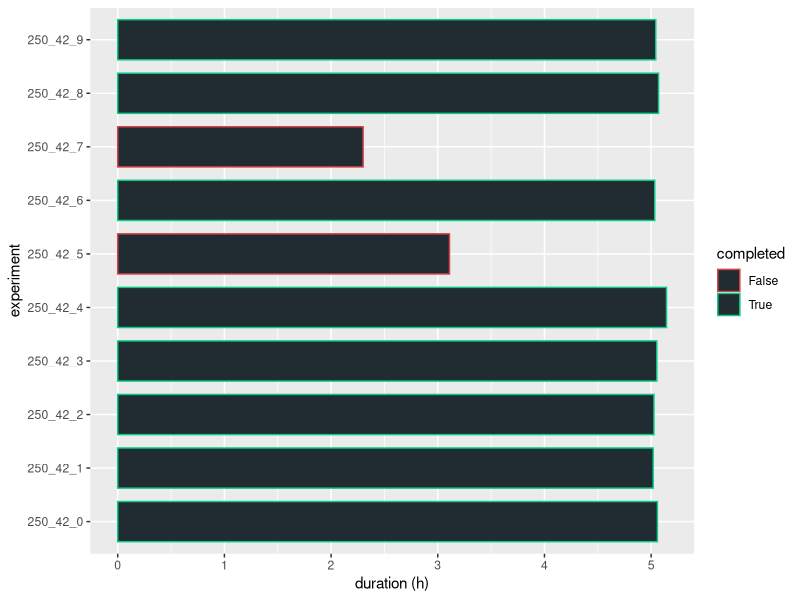
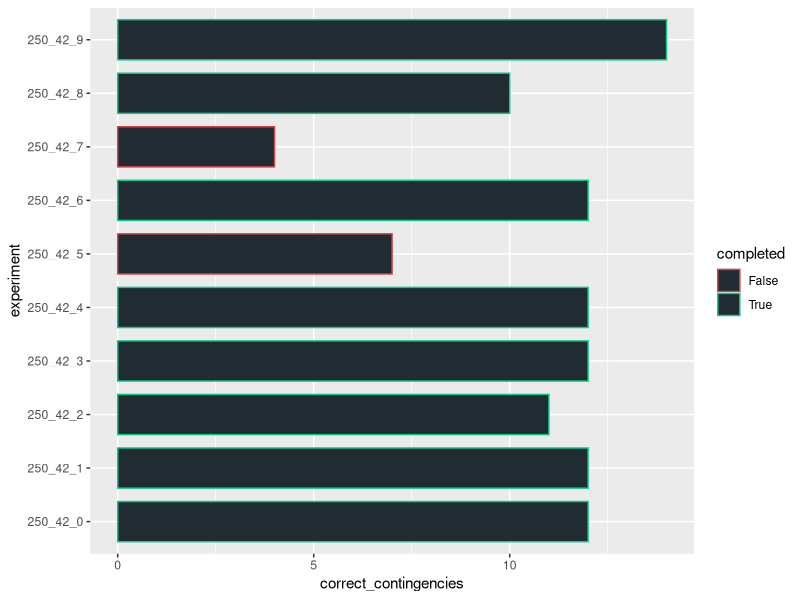
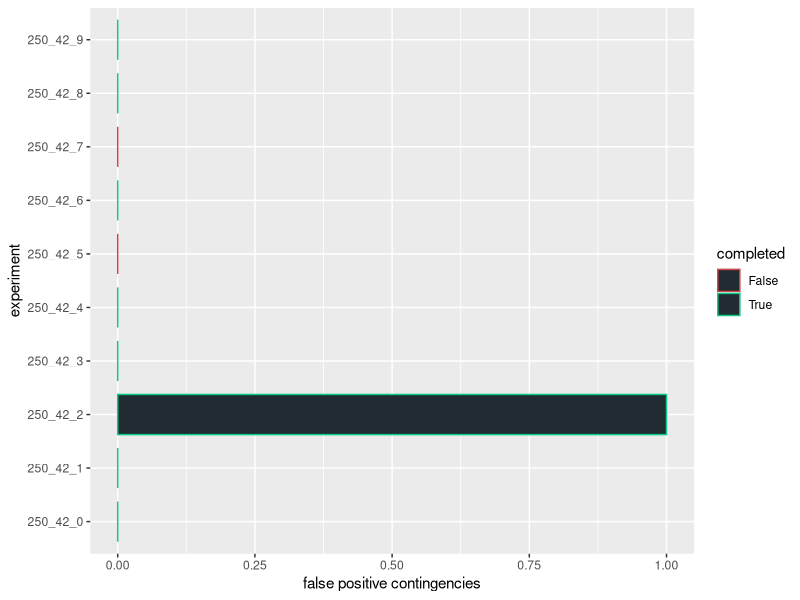
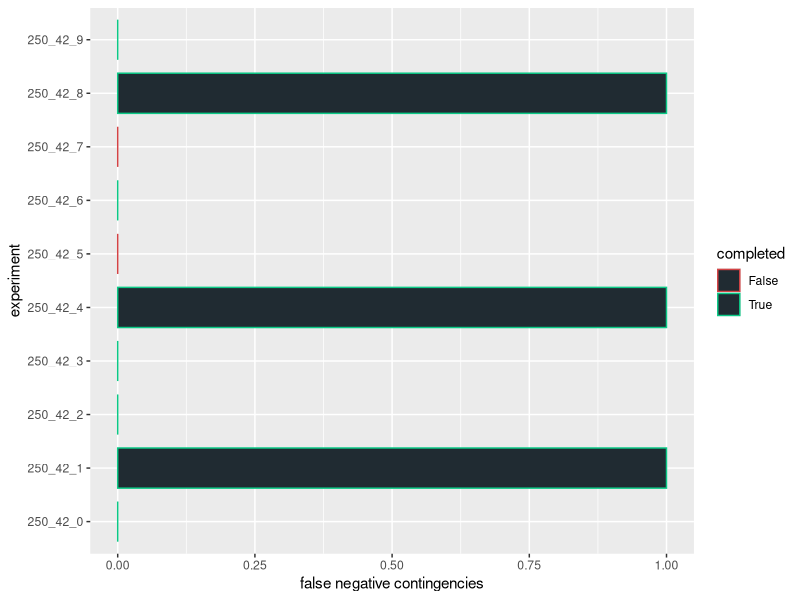
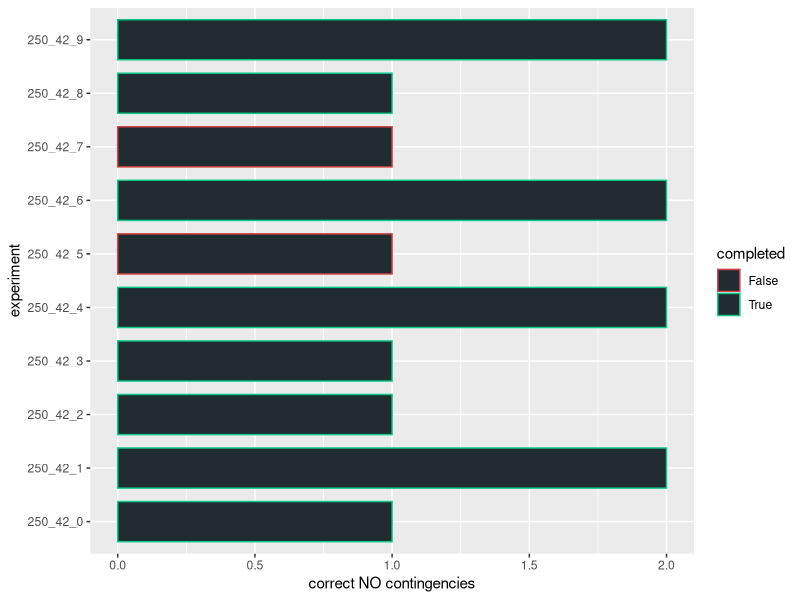
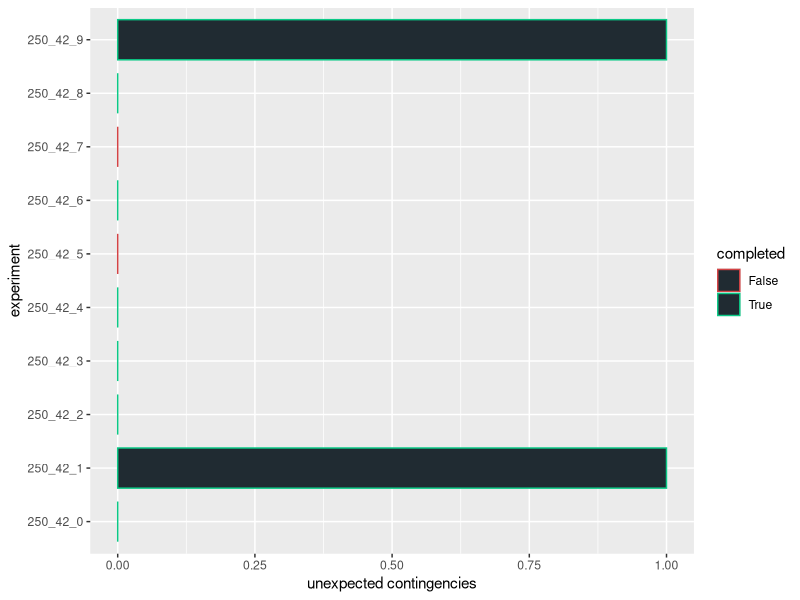
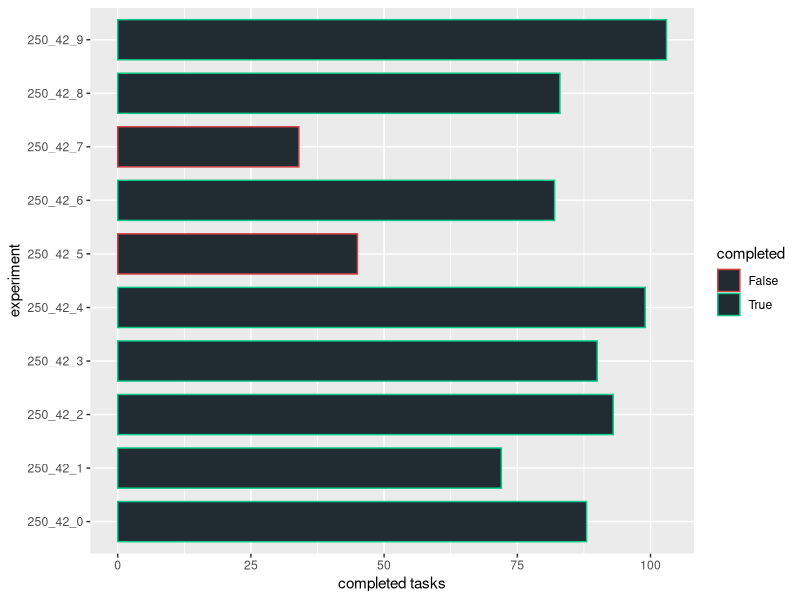
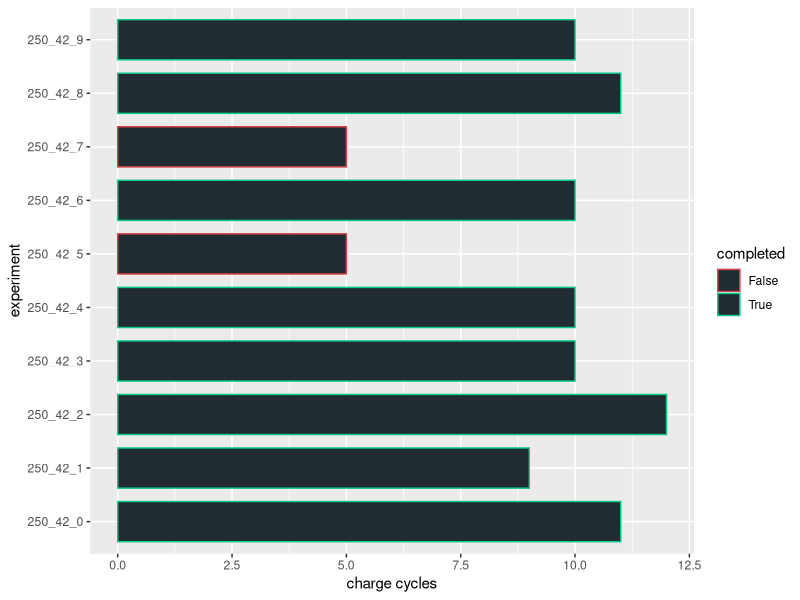

These charts were generated, in order, by the following R code:
library(ggplot2)

####################################################################################################
########################################### PLOTS ##################################################
####################################################################################################

gen_plot <- function(plot_points_pre, y_name, x_name, filename) {
    final_plot <- plot_points_pre + geom_bar(stat = "identity", fill = c(rgb(32, 43, 50, maxColorValue = 255)),
        width = 0.75) + coord_flip() + xlab(x_name) + ylab(y_name) + scale_color_manual(values = c("#d44345", "#0bc986"))
    ggsave(final_plot, file = filename, width = 6, height = 4)
}

# monitoring framework evaluation
input <- read.csv(file = "../experiments/monitoring_eval/final_res.csv", header = TRUE, sep = ",")

# prototype scenario evaluation
# input <- read.csv(file = "../experiments/prototype_eval/final_res.csv", header = TRUE, sep = ",")

# basic plots
gen_plot(ggplot(data = input, aes(x = experiment, y = duration, color = completed, group = completed)), "duration (h)", "experiment", "duration.png")
gen_plot(ggplot(data = input, aes(x = experiment, y = correct_contingencies, color = completed, group = completed)), "correct_contingencies", "experiment", "corr_cont.png")
gen_plot(ggplot(data = input, aes(x = experiment, y = false_positives, color = completed, group = completed)), "false positive contingencies", "experiment", "false_positives.png")
gen_plot(ggplot(data = input, aes(x = experiment, y = false_negatives, color = completed, group = completed)), "false negative contingencies", "experiment", "false_negatives.png")
gen_plot(ggplot(data = input, aes(x = experiment, y = correct_no_contingency, color = completed, group = completed)), "correct NO contingencies", "experiment", "correct_no_contingencies.png")
gen_plot(ggplot(data = input, aes(x = experiment, y = unexpected_contingencies, color = completed, group = completed)), "unexpected contingencies", "experiment", "unexpected_contingencies.png")
gen_plot(ggplot(data = input, aes(x = experiment, y = completed_tasks, color = completed, group = completed)), "completed tasks", "experiment", "completed_tasks.png")
gen_plot(ggplot(data = input, aes(x = experiment, y = charge_cycles, color = completed, group = completed)), "charge cycles", "experiment", "charge_cycles.png")

# analysis plots
gen_plot(ggplot(data = input, aes(
        x = experiment, color = completed, group = completed,
        y = (correct_contingencies + correct_no_contingency) / (correct_contingencies + correct_no_contingency + false_positives + false_negatives + unexpected_contingencies) * 100
    )
), "expected response to fail sim (%)", "experiment", "expected_res.png")

gen_plot(ggplot(data = input, aes(
        x = experiment, color = completed, group = completed,
        y = (traverse_time + scan_time + cont_time + dock_time + undock_time) / (traverse_time + scan_time + charge_time + dock_time + undock_time + wait_time + cata_time + cont_time) * 100
    )
), "autonomy (%)", "experiment", "autonomy_percentage.png")

gen_plot(ggplot(data = input, aes(
        x = experiment, color = completed, group = completed,
        y = (cata_time + cont_time) / (traverse_time + scan_time + charge_time + dock_time + undock_time + wait_time + cata_time + cont_time) * 100
    )
), "recovery time (%)", "experiment", "recovery_percentage.png")

####################################################################################################
########################################## ANALYSIS ################################################
####################################################################################################

compute_avg_basic <- function(values, category) {
    return(round(mean(as.numeric(as.character(values[[category]]))), digits = 2))
}

compute_avg_percentage_expected_response <- function() {
    vals <- subset(input, select = c(correct_contingencies, correct_no_contingency, false_negatives, false_positives, unexpected_contingencies))
    return(round(mean(as.numeric(as.character((
        (vals[["correct_contingencies"]] + vals[["correct_no_contingency"]]) /
        (vals[["correct_contingencies"]] + vals[["correct_no_contingency"]] + vals[["false_negatives"]] + vals[["false_positives"]] + vals[["unexpected_contingencies"]])
    ) * 100))), digits = 2))
}

compute_avg_autonomy_percentage <- function() {
    vals <- subset(input, select = c(traverse_time, scan_time, cont_time, dock_time, undock_time, charge_time, wait_time, cata_time))
    return(round(mean(as.numeric(as.character((
        (vals[["traverse_time"]] + vals[["scan_time"]] + vals[["cont_time"]] + vals[["dock_time"]] + vals[["undock_time"]]) /
        (vals[["traverse_time"]] + vals[["scan_time"]] + vals[["charge_time"]] + vals[["dock_time"]] + vals[["undock_time"]] + vals[["wait_time"]] + vals[["cata_time"]] + vals[["cont_time"]])
    ) * 100))), digits = 2))
}

durations <- subset(input, select = c(duration), completed == "True")
task_nums <- subset(input, select = c(completed_tasks), completed == "True")
charge_cycle_cnts <- subset(input, select = c(charge_cycles), completed == "True")
mission_cycle_cnts <- subset(input, select = c(mission_cycles), completed == "True")
dists <- subset(input, select = c(total_dist), completed == "True")
sim_problem_cnts <- subset(input, select = c(simulated_problems), completed == "True")

paste("avg duration: ", compute_avg_basic(durations, "duration"), "h")
paste("avg #completed_tasks: ", compute_avg_basic(task_nums, "completed_tasks"))
paste("avg #charge_cycles: ", compute_avg_basic(charge_cycle_cnts, "charge_cycles"))
paste("avg #mission_cycles: ", compute_avg_basic(mission_cycle_cnts, "mission_cycles"))
paste("avg total distance: ", compute_avg_basic(dists, "total_dist"), "m")
paste("avg expected response to fail sim: ", compute_avg_percentage_expected_response(), "%")
paste("avg #simulated_problems: ", compute_avg_basic(sim_problem_cnts, "simulated_problems"))
paste("avg autonomy_percentage: ", compute_avg_autonomy_percentage())
